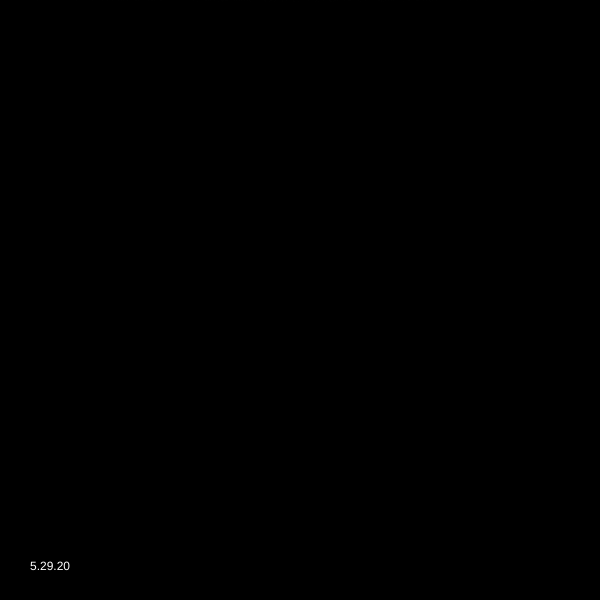
Frame 1 (no input)
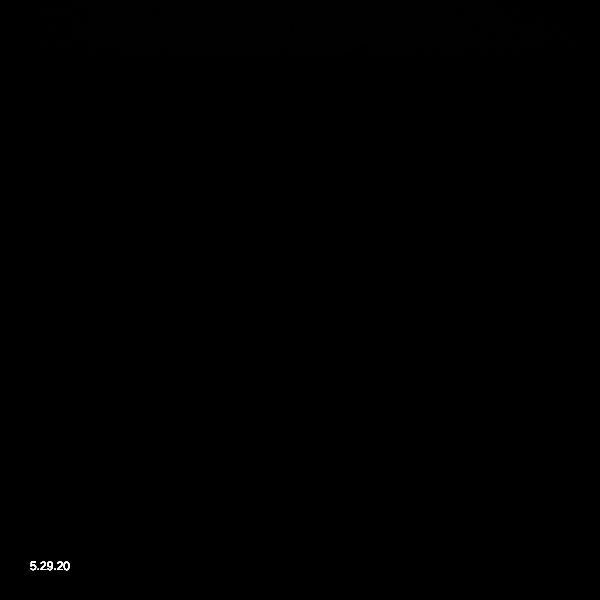
Frame 60 (no input)
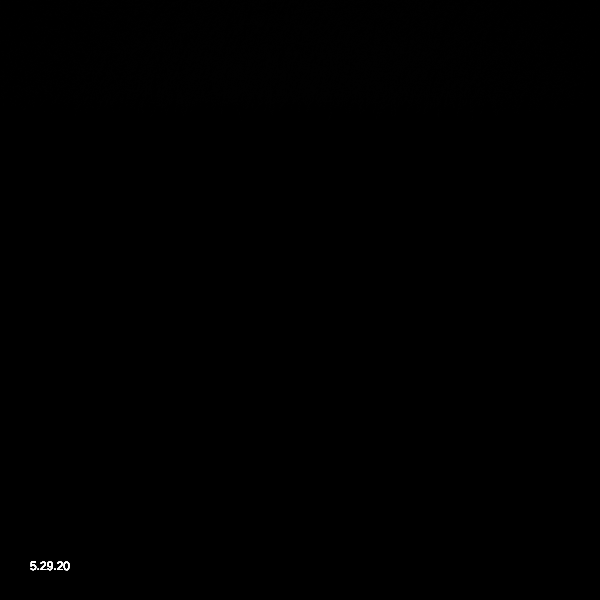
Frame 120 (the mouse pressed at the canvas centre since frame 60)

The p5.js sketch that drew these frames (run headless with seeded random() and noise() and a simulated clock; from frame 60 on, the mouse is pressed at the canvas centre):

// p5.js sketch
// ── sketch.js
function setup() {
  createCanvas(600, 600);
  angleMode(DEGREES);

  strokeWeight(0.2);
  background(0);
  loadParticles();
}

let noiseVal = 0.9;
let p = [];

function draw() {
  for(let i = 0; i < p.length; i++){
    p[i].move();
    p[i].display();
  }
  fill(255)
  text("5.29.20", 30, height-30)
  
}

class Particle{
  constructor(x,y){
    this.x = x;
    this.y = y;
  }
  
  move(){
    this.n = noise(this.x * noiseVal, this.y * noiseVal, frameCount * noiseVal);
    let noi = map(this.n,0,1,-360,360);
    this.x += sin(noi);
    this.y += cos(noi);
    this.y+=0.5;
  }  
  
  display(){
    let d = dist(this.x,this.y,width/2,height/2);
    let h = map(this.n,0,1,-50,410);
    stroke((d/1.5+h)%360, 50);
    point(this.x,this.y);
  }
}

function loadParticles(){
  // for(let i = 0; i < 100000; i++){
  //  p.push(new Particle(random(width),random(height)));
  // }
  
  for(let i = 0; i < width; i+=0.5){
    //for(int j = 0; j < height; j+=2){
      p.push(new Particle(i,0));
    //}
  }

}
